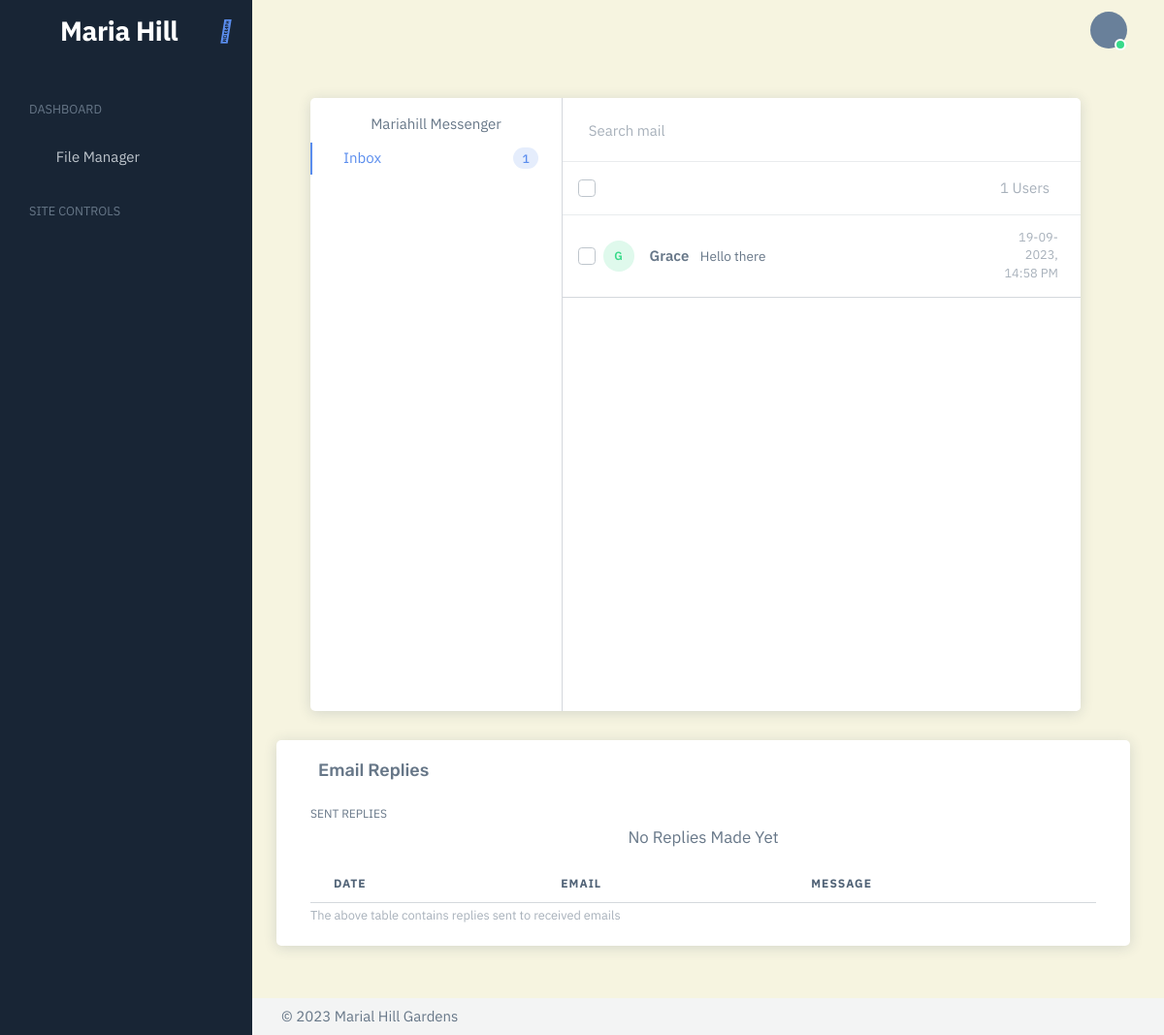
/email/ (signed in), run on an earlier commit of the app's database.
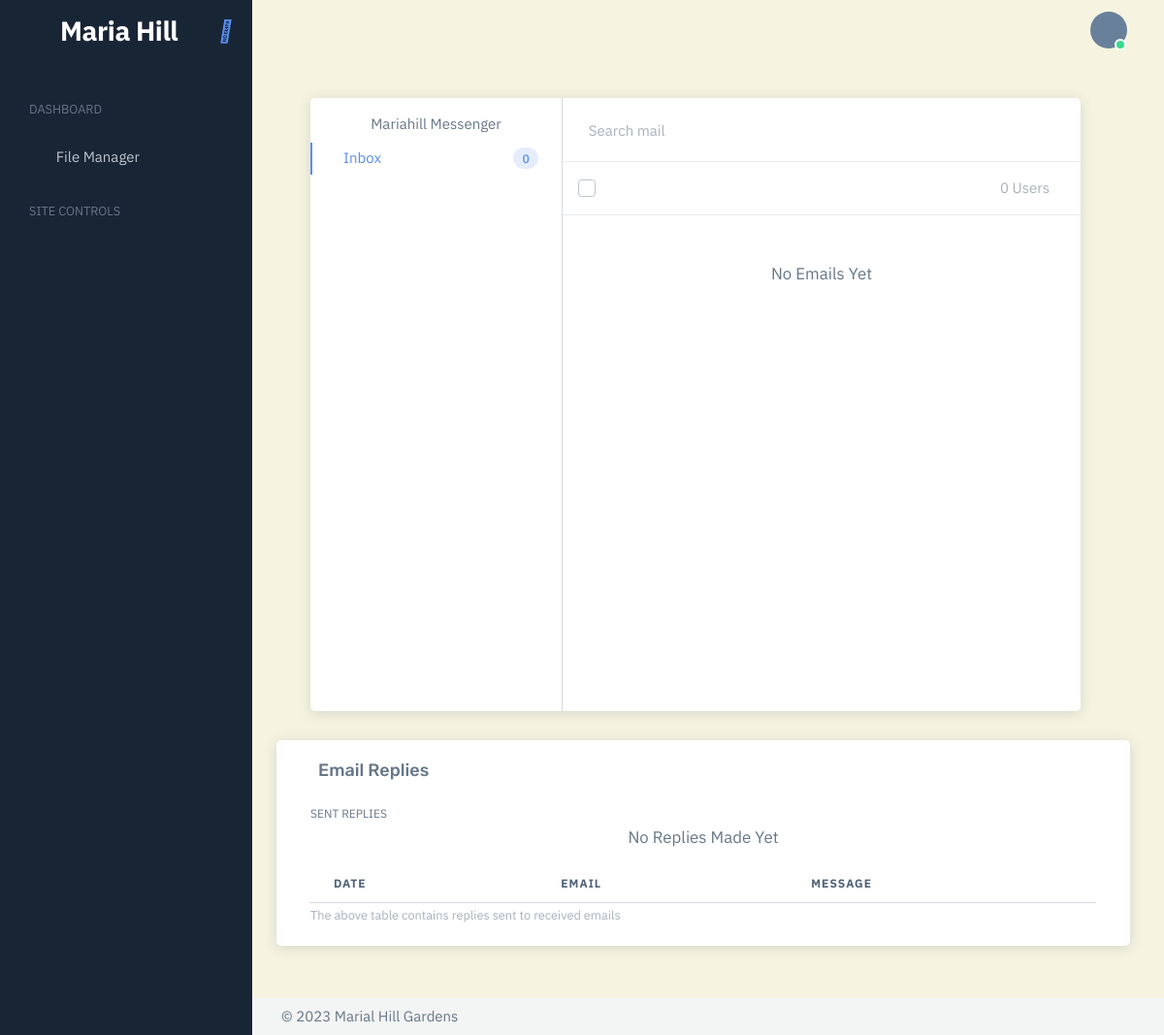
And on a later commit of the database.
### mariadmin/models.py (models this page shows)
class SimpleContactMessages(models.Model):
    UserName = models.TextField()
    UserEmail= models.TextField()
    UserSubject = models.TextField()
    UserMessage= models.TextField()
    dateSent = models.DateTimeField(auto_now_add=True)
    class Meta:
        ordering = ('dateSent',)

### messenger/views.py (the view)
# urls.py: path('email/', views.emailPage, name='email-page'),
@login_required(login_url='messenger:home')
@cache_control(no_cache=True, must_revalidate=True, no_store=True)
@user_passes_test(isAdmin)
def emailPage(request):
    presentEmails = CommUtilities().getAllPresentEmails()
    pageContext = {
        'preview_inbox': presentEmails,
        'count': CommUtilities().getInboxCount(),
        'users': len(presentEmails),
        'present_replies': CommUtilities().getPresentReplies()
    }
    return render(request, "mariadmin/sections/email-section.html", context=pageContext)

### mariadmin/templates/mariadmin/sections/email-section.html (shortened to what this page needs)
{% extends "mariadmin/home-layout.html" %}
{% load static %}
{% block page_css %}
    <link rel="stylesheet" href="{% static 'mariadmin/local-update/frest/admin/assets/vendor/libs/quill/katex.css' %}" />
    <link rel="stylesheet" href="{% static 'mariadmin/local-update/frest/admin/assets/vendor/libs/quill/katex.css' %}" />
    <link rel="stylesheet" href="{% static 'mariadmin/local-update/frest/admin/assets/vendor/libs/quill/katex.css' %}" />
    <link rel="stylesheet" href="{% static 'mariadmin/local-update/frest/admin/assets/vendor/libs/select2/select2.css' %}" />
    <link rel="stylesheet" href="{% static 'mariadmin/local-update/frest/admin/assets/vendor/css/pages/app-email.css' %}" />
{% endblock %}
{% block page_content %}
        {% include 'mariadmin/sections/email-loader.html' %}
        {% include 'mariadmin/sections/replies-section.html' %}
    </div>
{% endblock %}

### mariadmin/templates/mariadmin/home-layout.html (shortened to what this page needs)
{% load static %}
<!DOCTYPE html>
<html
  lang="en"
  class="light-style layout-navbar-fixed layout-menu-fixed"
  dir="ltr"
  data-theme="theme-default"
  data-assets-path="{% static 'mariadmin/local-update/frest/admin/assets/' %}"
  data-template="vertical-menu-template"
>
  <head>
    <link href='https://unpkg.com/boxicons@2.1.4/css/boxicons.min.css' rel='stylesheet'>
    <link rel="stylesheet" href="{% static 'mariadmin/local-update/frest/admin/assets/vendor/fonts/fontawesome.css' %}" />
    <link rel="stylesheet" href="{% static 'mariadmin/local-update/frest/admin/assets/vendor/fonts/flag-icons.css' %}" />
    <link
      rel="stylesheet"
      href="{% static 'mariadmin/local-update/frest/admin/assets/vendor/css/rtl/core.css' %}"
      class="template-customizer-core-css"
    />
    <link
      rel="stylesheet"
      href="{% static 'mariadmin/local-update/frest/admin/assets/vendor/css/rtl/theme-semi-dark.css' %}"
      class="template-customizer-theme-css"
    />
    <link rel="stylesheet" href="{% static 'mariadmin/local-update/frest/admin/assets/css/demo.css' %}" />
    <link
      rel="stylesheet"
      href="{% static 'mariadmin/local-update/frest/admin/assets/vendor/libs/perfect-scrollbar/perfect-scrollbar.css' %}"
    />
    <link
      rel="stylesheet"
      href="{% static 'mariadmin/local-update/frest/admin/assets/vendor/libs/typeahead-js/typeahead.css' %}"
    />
    <link rel="stylesheet" href="{% static 'mariadmin/local-update/frest/admin/assets/vendor/libs/bootstrap-maxlength/bootstrap-maxlength.css' %}" />
    <link rel="stylesheet" href="{% static 'mariadmin/local-update/frest/admin/assets/vendor/css/pages/app-chat.css' %}">
    <link
      rel="stylesheet"
      href="{% static 'mariadmin/local-update/frest/admin/assets/vendor/css/pages/custom-register.css' %}"
    />
    {% block page_css %}
    {% endblock %}
  </head>
  <body>
    <div class="layout-wrapper layout-content-navbar">
      <div class="layout-container">
        <aside
          id="layout-menu"
          class="layout-menu menu-vertical menu bg-menu-theme"
        >
          <div class="app-brand demo">
            <a href="#" class="app-brand-link">
              <span class="app-brand-logo demo">
              </span>
              <span class="app-brand-text demo menu-text fw-bold ms-2"
                >Maria Hill</span
              >
            </a>
            <a
              href="javascript:void(0);"
              class="layout-menu-toggle menu-link text-large ms-auto"
            >
              <i
                class="bx menu-toggle-icon d-none d-xl-block fs-4 align-middle"
              ></i>
            </a>
          </div>
          <div class="menu-divider mt-0"></div>
          <ul class="menu-inner pt-1 pb-5">
            <li class="menu-header small text-uppercase">
              <span class="menu-header-text">DASHBOARD</span>
            </li>
            <li class="menu-item">
              <a href="{% url 'messenger:file-manager' %}" class="menu-link">
                <i class="fa-regular fa-file bx-burst-hover me-3"></i>
                <div data-i18n="File Manager">File Manager</div>
              </a>
            </li>
            <li class="menu-header small text-uppercase">
              <span class="menu-header-text">site Controls</span>
            </li>
          </ul>
        </aside>
        <div class="layout-page">
          <nav
            class="layout-navbar navbar navbar-expand-xl align-items-center"
            id="layout-navbar"
          >
            <div class="container-fluid">
              <div
                class="navbar-nav-right d-flex align-items-center"
                id="navbar-collapse"
              >
                <ul class="navbar-nav flex-row align-items-center ms-auto">
                  <li class="nav-item navbar-dropdown dropdown-user dropdown">
                    <a
                      class="nav-link dropdown-toggle hide-arrow"
                      href="javascript:void(0);"
                      data-bs-toggle="dropdown"
                    >
                    <div class="avatar d-block flex-shrink-0 avatar-online">
                      <span class="avatar-initial rounded-circle bg-label-sucess">
                      </span>
                    </div>
                    </a>
                  </li>
                </ul>
              </div>
            </div>
          </nav>
          <div class="content-wrapper">
            <div class="container-xxl flex-grow-1 container-p-y">
              <div class="row">
                <div class="col">
                  {% block page_content %}
                  {% endblock %}
                </div>
              </div>
            </div>
            <footer class="content-footer footer bg-footer-theme">
              <div
                class="container-fluid d-flex flex-wrap justify-content-between py-2 flex-md-row flex-column"
              >
                <div class="mb-2 mb-md-0">
                  ©
                  Marial Hill Gardens
                </div>
              </div>
            </footer>
          </div>
        </div>
      </div>
  </body>
</html>

### mariadmin/templates/mariadmin/sections/email-loader.html (shortened to what this page needs)
{% load static %}
<div class="row w-100">
  <div class="content-wrapper">
    <div class="container-xxl flex-grow-1 container-p-y">
      <div class="app-email card">
        <div class="border-0">
          <div class="row g-0">
            <div
              class="col app-email-sidebar border-end flex-grow-0"
              id="app-email-sidebar"
            >
              <div class="d-flex justify-content-center mt-3">
                <span
                >
                  Mariahill Messenger
              </span>
              </div>
              <div class="email-filters py-2">
                <ul class="email-filter-folders list-unstyled mb-4">
                  <li
                    class="active d-flex justify-content-between"
                    data-target="inbox"
                  >
                    <a
                      href="javascript:void(0);"
                      class="d-flex flex-wrap align-items-center"
                    >
                      <span class="align-middle ms-2">Inbox</span>
                    </a>
                    <div class="badge bg-label-primary rounded-pill">
                      <span id="inbox-count-show">{{ count }}</span>
                    </div>
                  </li>
                </ul>
              </div>
            </div>
            <div class="col app-emails-list">
              <div class="card shadow-none border-0">
                <div
                  class="card-body emails-list-header p-3 py-lg-3 py-2"
                >
                  <div
                    class="d-flex justify-content-between align-items-center"
                  >
                    <div class="d-flex align-items-center w-100">
                      <div class="mb-0 mb-lg-2 w-100">
                        <div
                          class="input-group input-group-merge shadow-none"
                        >
                          <span
                            class="input-group-text border-0 ps-0"
                            id="email-search"
                          >
                          </span>
                          <input
                            type="text"
                            class="form-control email-search-input border-0"
                            placeholder="Search mail"
                            aria-label="Search mail"
                            aria-describedby="email-search"
                          />
                        </div>
                      </div>
                    </div>
                  </div>
                  <hr class="mx-n3 emails-list-header-hr" />
                  <div
                    class="d-flex justify-content-between align-items-center"
                  >
                    <div class="d-flex align-items-center">
                      <div class="form-check me-2 mb-0">
                        <input
                          class="form-check-input"
                          type="checkbox"
                          id="email-select-all"
                        />
                      </div>
                    </div>
                    <div
                      class="email-pagination d-sm-flex d-none align-items-center flex-wrap justify-content-between justify-sm-content-end"
                    >
                      <span class="d-sm-block d-none mx-3 text-muted">
                        <span id="user-count-show">{{ users }}</span> Users
                      </span>
                    </div>
                  </div>
                </div>
                <hr class="container-m-nx m-0" />
                <div class="email-list pt-0">
                  <ul class="list-unstyled m-0">
                    {% for eachUserEntry in preview_inbox %}
                      <li
                        class="email-list-item"
                        data-starred="true"
                        data-bs-toggle="sidebar"
                        data-target="#app-email-view"
                        data-attached-user="{{ eachUserEntry.name }}"
                        data-attached-email="{{ eachUserEntry.email }}"
                      >
                        <div class="d-flex align-items-center">
                          <div class="form-check mb-0">
                            <input
                              class="email-list-item-input form-check-input"
                              type="checkbox"
                              id="{{ eachUserEntry.name }}"
                            />
                          </div>
                          <div class="avatar avatar-sm d-block flex-shrink-0 me-sm-3 me-0">
                            <span class="avatar-initial rounded-circle bg-label-success">{{ eachUserEntry.initials }}</span>
                          </div>
                          <div class="email-list-item-content ms-2 ms-sm-0 me-2">
                            <span class="email-list-item-username me-2">
                              {{ eachUserEntry.name }}
                            </span>
                            <span class="email-list-item-subject d-xl-inline-block d-block">
                              {{ eachUserEntry.message }}
                              </span>
                          </div>
                          <div class="email-list-item-meta ms-auto d-flex align-items-center">
                            <small class="email-list-item-time text-muted">
                              {{ eachUserEntry.date }}
                            </small>
                          </div>
                        </div>
                      </li>
                    {% empty %}
                      <div class="d-flex justify-content-center align-items-center">
                        <p class="lead mt-5">No Emails Yet</p>
                      </div>
                    {% endfor %}
                  </ul>
                </div>
              </div>
            </div>
          </div>
        </div>
      </div>
    </div>
  </div>
</div>

### mariadmin/templates/mariadmin/sections/replies-section.html (shortened to what this page needs)
<div class="row w-100">
    <div class="card mb-4 mx-2 w-100">
        <h5 class="card-header">Email Replies</h5>
        <div class="card-body demo-vertical-spacing demo-only-element">
            <div class="mb-0 mt-5">
                <label for="defaultFormControlInput" class="form-label">SENT REPLIES</label>
                <table class="table">
                    <thead>
                      <tr>
                        <th>DATE</th>
                        <th>EMAIL</th>
                        <th>MESSAGE</th>
                      </tr>
                    </thead>
                    <tbody class="table-border-bottom-0">
                        {% if present_replies %}
                            {% for eachReply in present_replies %}
                                <tr>
                                    <td>{{ eachReply.when }}</td>
                                    <td>{{ eachReply.to }}</td>
                                    <td>{{ eachReply.message }}</td>
                                    <td>
                                        <div class="dropdown">
                                            <button type="button" class="btn p-0 dropdown-toggle hide-arrow" data-bs-toggle="dropdown"><i class="bx bx-dots-vertical-rounded"></i></button>
                                            <div class="dropdown-menu">
                                                <a class="dropdown-item" href="{% url 'messenger:wipe-reply' eachReply.id %}"><i class="bx bx-trash me-1"></i> Delete Reply Log</a>
                                            </div>
                                        </div>
                                    </td>
                                </tr>
                            {% endfor %}
                        {% else %}
                            <div class="d-flex justify-content-center">
                                <p class="lead">No Replies Made Yet</p>
                            </div>
                        {% endif %}
                    </tbody>
                </table>
                <div class="form-text">
                    The above table contains replies sent to received emails
                </div>
            </div>
        </div>
    </div>
</div>

What changed in the data, as far as the page shows it:
removed SimpleContactMessages: name "Grace", message "Hello there"
Also different on the page:
{{ count }}: "1" → "0"
{{ users }}: "1" → "0"
text now shown: "No Emails Yet"
list line gone: "☐ G 19-09-2023, 14:58 PM"
